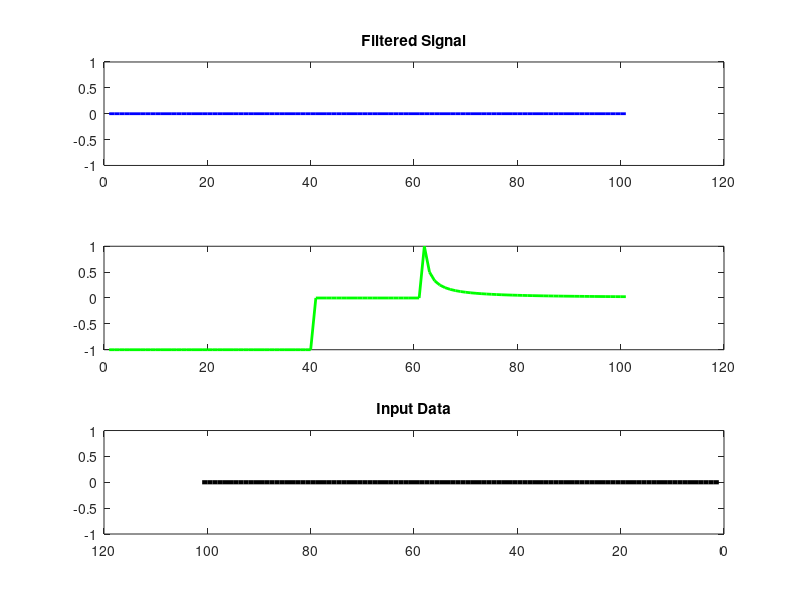

MATLAB code to generate this figure:
clear;

windowLength = 101;
bufferLength = 10;

timeWindow = 1:windowLength;

midPoint = (windowLength + 1)/2;
bufferRange = midPoint - bufferLength : midPoint + bufferLength;

signal(1:midPoint - 1) = -1;
signal(midPoint + 1:windowLength) = 1;
signal(midPoint + 1 + bufferLength:windowLength) = 1./([midPoint + bufferLength + 1:windowLength] - midPoint - bufferLength)
signal(bufferRange) = 0;

measurement = zeros(1,101);
measurement(10:20) = 5;
measurement(21:29) = 0;
measurement(30:45) = 20;
measurement(46:80) = 30 + 20 * exp(-([46:80] - 46)/5);
measurement(80:90) = 20;
measurement(91:101) = 0;

filteredSignal = signal .* measurement;

figure(1);
subplot(3, 1, 1);
h(1) = plot(timeWindow, filteredSignal,'b','linewidth',2) ;
title('Filtered Signal');
subplot(3, 1, 2);
set(gca, 'xdir', 'reverse');
h(2) = plot(timeWindow, signal, 'g', 'linewidth', 2);
subplot(3, 1, 3);
title('Filter');
h(3) = plot(timeWindow, measurement, 'k', 'linewidth', 3);
title('Input Data');
set(gca, 'xdir', 'reverse');


for i = 1:windowLength
    measurement = circshift(measurement, [0 1]);
    measurement(1) = 0;
    filteredSignal = signal .* measurement;    
    
    set(h(1),'YData',filteredSignal);
    set(h(2),'YData',signal);
    set(h(3),'YData',measurement);
    refreshdata
    drawnow
end